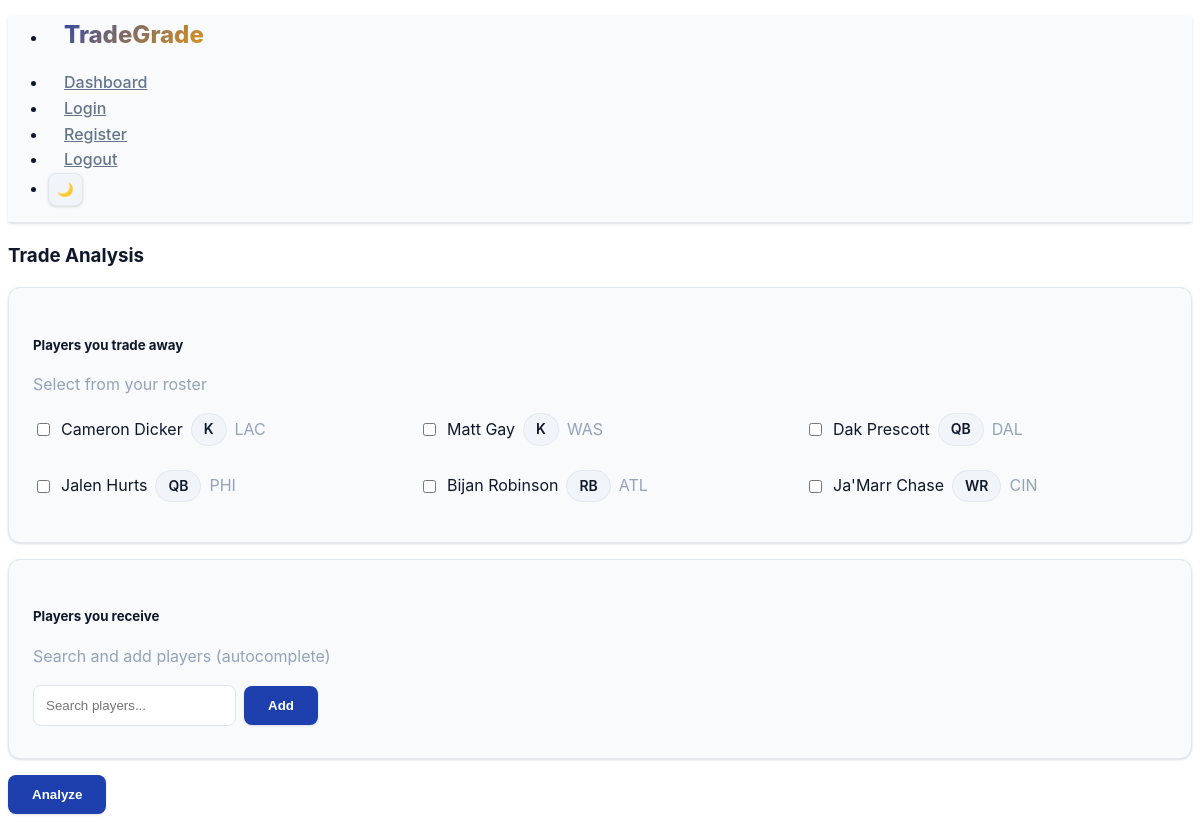
Page /trades/1 (signed in) on the committed database.
### app/models.py (models this page shows)
class TimestampMixin:
    created_at = db.Column(db.DateTime, default=datetime.utcnow, nullable=False)
    updated_at = db.Column(
        db.DateTime, default=datetime.utcnow, onupdate=datetime.utcnow, nullable=False
    )

class Player(TimestampMixin, db.Model):
    id = db.Column(db.Integer, primary_key=True)
    external_id = db.Column(db.String(64), unique=True, index=True)
    name = db.Column(db.String(120), nullable=False, index=True)
    position = db.Column(db.String(10), nullable=True)
    team = db.Column(db.String(10), nullable=True)

### app/trades/routes.py (the view, shortened to what this page needs)
@trades_bp.route("/<int:league_id>", methods=["GET", "POST"])
@login_required
def analyze(league_id: int):
    membership = Membership.query.filter_by(user_id=current_user.id, league_id=league_id).first()
    if not membership:
        flash("You are not a member of this league", "danger")
        return redirect(url_for("league.dashboard"))
    roster_entries = (
        RosterEntry.query.filter_by(user_id=current_user.id, league_id=league_id)
        .join(Player)
        .order_by(Player.position, Player.name)
        .all()
    )
    roster_players = [e.player for e in roster_entries]
    return render_template("trades/analyze.html", league_id=league_id, roster_players=roster_players)

### app/__init__.py (called while the page is built)
def register_extensions(app: Flask) -> None:
    db.init_app(app)
    migrate.init_app(app, db)
    login_manager.init_app(app)
    socketio.init_app(app, message_queue=app.config.get("SOCKETIO_MESSAGE_QUEUE"))
    @login_manager.user_loader
    def load_user(user_id: str):
        return User.query.get(int(user_id))
    login_manager.login_view = "auth.login"

### app/templates/trades/analyze.html (shortened to what this page needs)
{% extends 'base.html' %}
{% block content %}
<h3>Trade Analysis</h3>
<form method="post" id="trade-form">
  <article class="card">
    <h5>Players you trade away</h5>
    <p class="muted">Select from your roster</p>
    <div class="grid">
      {% for p in roster_players %}
        <label style="display:flex;align-items:center;gap:.5rem">
          <input type="checkbox" name="offered_ids" value="{{ p.id }}">
          <span>{{ p.name }}</span>
          <span class="badge">{{ p.position }}</span>
          <span class="muted">{{ p.team }}</span>
        </label>
      {% endfor %}
    </div>
  </article>
  <article class="card">
    <h5>Players you receive</h5>
    <p class="muted">Search and add players (autocomplete)</p>
    <div class="actions">
      <input type="text" id="player-search" placeholder="Search players...">
      <button id="add-player" type="button">Add</button>
    </div>
  </article>
  <button type="submit">Analyze</button>
</form>
{% endblock %}

### app/templates/base.html (style rules this page uses)
:root { --primary: #1e40af; --primary-hover: #1d4ed8; --secondary: #64748b; --accent: #f59e0b; --success: #10b981; --warning: #f59e0b; --error: #ef4444; --bg-primary: #ffffff; --bg-secondary: #f8fafc; --bg-tertiary: #f1f5f9; --text-primary: #0f172a; --text-secondary: #64748b; --text-muted: #94a3b8; --border: #e2e8f0; --shadow: 0 1px 3px 0 rgb(0 0 0 / 0.1), 0 1px 2px -1px rgb(0 0 0 / 0.1); --shadow-lg: 0 10px 15px -3px rgb(0 0 0 / 0.1), 0 4px 6px -4px rgb(0 0 0 / 0.1); --radius: 12px; --radius-sm: 8px; --radius-lg: 16px; }
* { transition: background-color 0.2s ease, border-color 0.2s ease, color 0.2s ease; }
body { background: var(--bg-primary); color: var(--text-primary); font-family: 'Inter', -apple-system, BlinkMacSystemFont, 'Segoe UI', Roboto, sans-serif; line-height: 1.6; }
.card { background: var(--bg-secondary); border: 1px solid var(--border); border-radius: var(--radius); padding: 1.5rem; margin: 1rem 0; box-shadow: var(--shadow); transition: all 0.2s ease; }
.grid { display: grid; grid-template-columns: repeat(auto-fit, minmax(280px, 1fr)); gap: 1.5rem; margin: 1rem 0; }
h1, h2, h3, h4, h5, h6 { color: var(--text-primary); font-weight: 700; margin-bottom: 0.5rem; }
.muted { color: var(--text-muted); }
.badge { display: inline-block; padding: 0.25rem 0.75rem; border-radius: 9999px; font-size: 0.875rem; font-weight: 600; background: var(--bg-tertiary); color: var(--text-primary); border: 1px solid var(--border); }
button, input[type="submit"], .btn { background: var(--primary); color: white; border: none; border-radius: var(--radius-sm); padding: 0.75rem 1.5rem; font-weight: 600; cursor: pointer; transition: all 0.2s ease; box-shadow: var(--shadow); }
input, select, textarea { background: var(--bg-primary); border: 1px solid var(--border); border-radius: var(--radius-sm); color: var(--text-primary); padding: 0.75rem; transition: all 0.2s ease; }
.actions { display: flex; gap: 0.5rem; flex-wrap: wrap; align-items: center; }

### rows in the picture
Player: name "Cameron Dicker", position "K", team "LAC"
Player: name "Matt Gay", position "K", team "WAS"
Player: name "Dak Prescott", position "QB", team "DAL"
Player: name "Jalen Hurts", position "QB", team "PHI"
Player: name "Bijan Robinson", position "RB", team "ATL"
Player: name "Ja'Marr Chase", position "WR", team "CIN"
